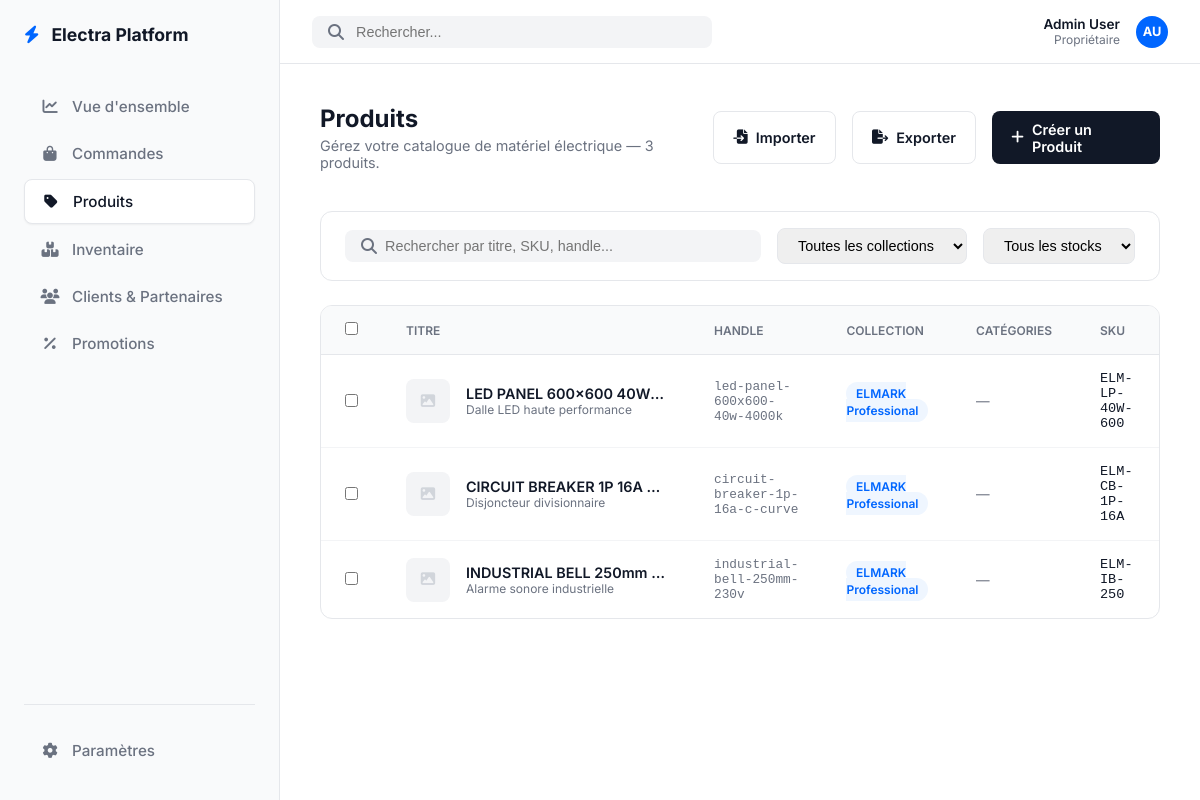
The page /dashboard/products/ on the database as committed earlier.
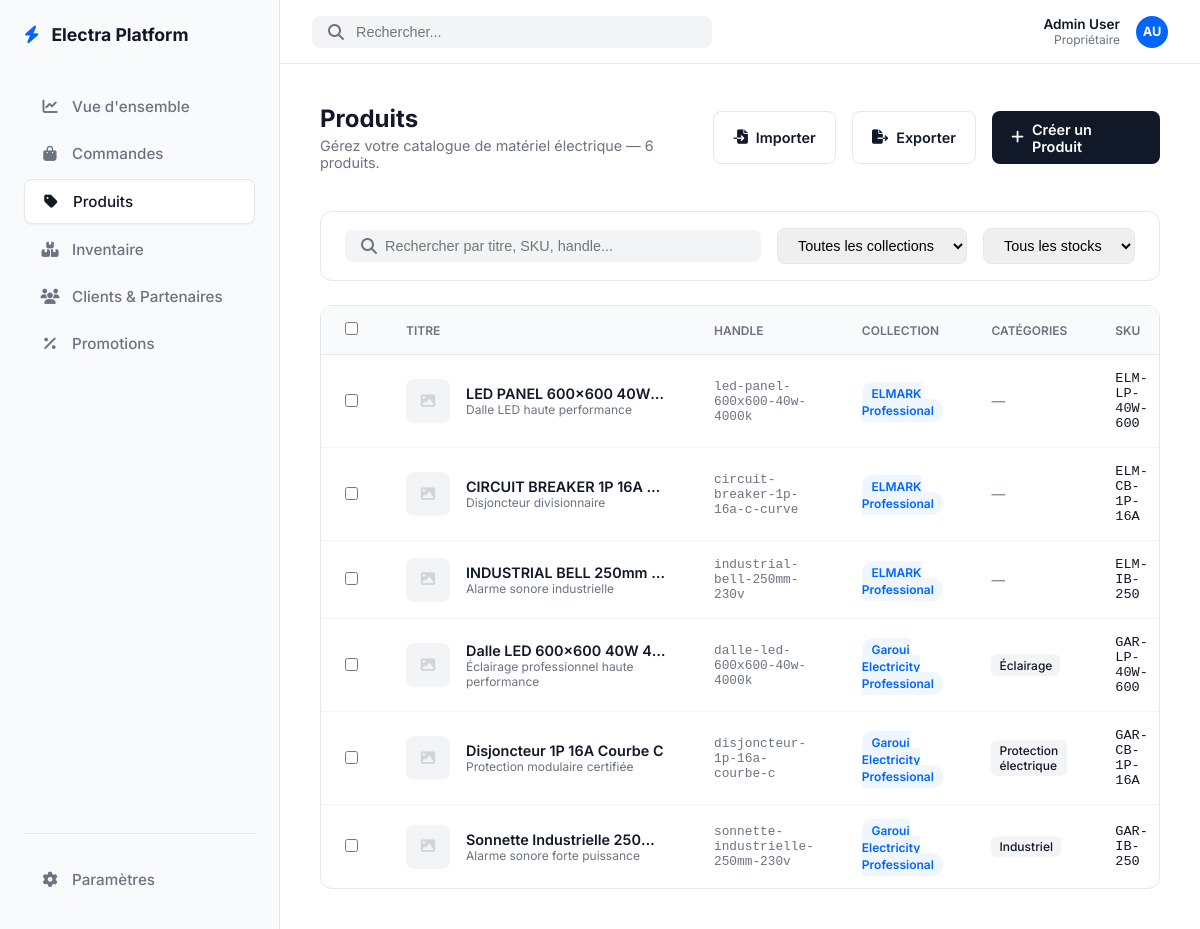
The same page on the database as committed later.
### shop/models.py (models this page shows, shortened)
class Product(models.Model):
    title = models.CharField(max_length=255) # Must be exact title as per requirement
    subtitle = models.CharField(max_length=255, blank=True, null=True)
    description = models.TextField()
    handle = models.SlugField(unique=True)
    sku = models.CharField(max_length=100, unique=True)
    barcode = models.CharField(max_length=100, blank=True, null=True)
    categories = models.ManyToManyField(Category, blank=True)
    collection = models.ForeignKey(Collection, on_delete=models.SET_NULL, null=True, blank=True)
    tags = models.CharField(max_length=255, blank=True, help_text="Comma separated tags")
    product_type = models.CharField(max_length=255, blank=True)
    weight = models.FloatField(default=0) # in grams
    length = models.FloatField(default=0) # in mm
    height = models.FloatField(default=0) # in mm
    width = models.FloatField(default=0) # in mm
    ip_rating = models.CharField(max_length=10, blank=True, verbose_name="Indice de protection (IP)")
    material = models.CharField(max_length=100, blank=True)
    wattage = models.CharField(max_length=50, blank=True)
    color_temperature = models.CharField(max_length=50, blank=True)
    warranty_years = models.IntegerField(default=2)
    certificates = models.ManyToManyField(Certificate, blank=True)
    technical_pdf = models.FileField(upload_to='products/specs/', blank=True, null=True)
    inventory_quantity = models.IntegerField(default=0)
    manage_inventory = models.BooleanField(default=True)
    thumbnail = models.ImageField(upload_to='products/thumbnails/', blank=True, null=True)
    price = models.DecimalField(max_digits=10, decimal_places=2)

class Collection(models.Model):
    name = models.CharField(max_length=255)
    handle = models.SlugField(unique=True)

class Category(models.Model):
    name = models.CharField(max_length=255)
    handle = models.SlugField(unique=True)
    icon = models.CharField(max_length=50, blank=True, help_text="FontAwesome icon class")

### dashboard/views.py (the view)
# urls.py: path('products/', views.products, name='products'),
def products(request):
    products = Product.objects.all().select_related('collection').prefetch_related('categories')
    return render(request, 'dashboard/products.html', {'products': products})

### shop/context_processors.py (called while the page is built)
def categories_processor(request):
    return {
        'all_categories': Category.objects.all().order_by('name')
    }

### templates/dashboard/products.html (shortened to what the changed rows need)
{% extends 'dashboard/base_dashboard.html' %}
{% block dashboard_content %}
<div class="page-header">
    <div>
        <h1 style="font-size: 1.5rem; font-weight: 700;">Produits</h1>
        <p style="color: var(--text-secondary); font-size: 0.9rem; margin-top: 0.25rem;">Gérez votre catalogue de matériel électrique — {{ products|length }} produits.</p>
    </div>
</div>
<div class="data-card">
    <table>
        <thead>
            <tr>
                <th style="width: 32px;"><input type="checkbox" style="accent-color: var(--primary);"></th>
                <th>Titre</th>
                <th>Handle</th>
                <th>Collection</th>
                <th>Catégories</th>
                <th>SKU</th>
                <th>Stock</th>
            </tr>
        </thead>
        <tbody>
            {% for product in products %}
            <tr>
                <td><input type="checkbox" style="accent-color: var(--primary);"></td>
                <td>
                    <div style="display: flex; align-items: center; gap: 1rem;">
                        <div style="width: 44px; height: 44px; border-radius: 8px; background: #f3f4f6; display: flex; align-items: center; justify-content: center; overflow: hidden; flex-shrink: 0;">
                            {% if product.thumbnail %}
                            <img src="{{ product.thumbnail.url }}" style="width: 100%; height: 100%; object-fit: cover;">
                            {% else %}
                            <i class="fas fa-image" style="color: #d1d5db;"></i>
                            {% endif %}
                        </div>
                        <div>
                            <p style="font-weight: 600; font-size: 0.9rem; max-width: 200px; white-space: nowrap; overflow: hidden; text-overflow: ellipsis;">{{ product.title }}</p>
                            {% if product.subtitle %}
                            <p style="font-size: 0.75rem; color: var(--text-secondary);">{{ product.subtitle }}</p>
                            {% endif %}
                        </div>
                    </div>
                </td>
                <td style="font-family: monospace; font-size: 0.8rem; color: var(--text-secondary);">{{ product.handle }}</td>
                <td>
                    {% if product.collection %}
                    <span style="padding: 0.25rem 0.6rem; background: var(--primary-light); color: var(--primary); border-radius: 100px; font-size: 0.75rem; font-weight: 600;">{{ product.collection.name }}</span>
                    {% else %}
                    <span style="color: var(--text-secondary); font-size: 0.85rem;">—</span>
                    {% endif %}
                </td>
                <td>
                    <div style="display: flex; flex-wrap: wrap; gap: 0.25rem;">
                        {% for cat in product.categories.all %}
                        <span style="padding: 0.2rem 0.5rem; background: #f3f4f6; border-radius: 6px; font-size: 0.75rem; font-weight: 500;">{{ cat.name }}</span>
                        {% empty %}
                        <span style="color: var(--text-secondary); font-size: 0.85rem;">—</span>
                        {% endfor %}
                    </div>
                </td>
                <td style="font-family: monospace; font-size: 0.85rem;">{{ product.sku }}</td>
                <td>
                </td>
            </tr>
            {% endfor %}
        </tbody>
    </table>
</div>
{% endblock %}

Rows that differ between the two databases and show on the page:
added Product: title "Dalle LED 600x600 40W 4…", subtitle "Éclairage professionnel haute performance", handle "dalle-led-600x600-40w-4000k", collection.name "Garoui Electricity Professional", sku "GAR-LP-40W-600"
added Category: name "Éclairage", shown under "Éclairage professionnel haute performance"
added Product: title "Disjoncteur 1P 16A Courbe C", subtitle "Protection modulaire certifiée", handle "disjoncteur-1p-16a-courbe-c", collection.name "Garoui Electricity Professional", sku "GAR-CB-1P-16A"
now on this page (row unchanged): Category: name "Protection électrique", shown under "Disjoncteur 1P 16A Courbe C"
added Product: title "Sonnette Industrielle 250…", subtitle "Alarme sonore forte puissance", handle "sonnette-industrielle-250mm-230v", collection.name "Garoui Electricity Professional", sku "GAR-IB-250"
added Category: name "Industriel", shown under "Alarme sonore forte puissance"
Other text that changed with them:
{{ products|length }}: "3" → "6"
